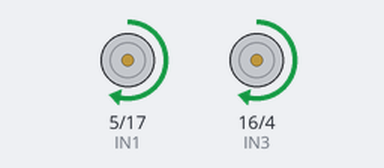
This sketch was run on a simulated ESP32. Parts: motor-driver pin pairs drawn as motors (green arrow = first pin HIGH = forward, orange = second pin HIGH = backward, longer = more drive, scaled by the enable pin).

Above: at 1.5 s.
At 4.5 s:
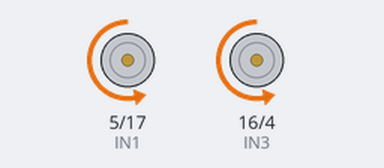
At 7.5 s:
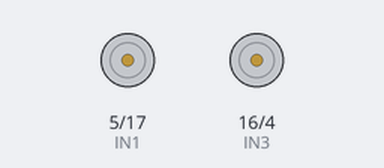
Timing chart, 0 to 11.7 s (numbered marks = the images above):
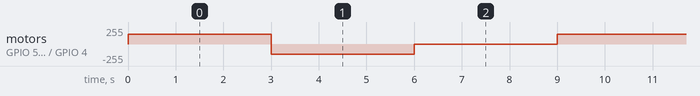

Measured:
- by itself, motor on GPIO 5 (IN1) / GPIO 17 (IN2), motor on GPIO 16 (IN3) / GPIO 4 (IN4): repeats every 9.0 s: backward 150/255 3.0 s, stopped 3.0 s, forward 150/255 3.0 s

The sketch:

esp32_h-bridge.ino
```cpp
#define ENA 19  // PWM for Motor A
#define IN1 5  // Motor A control pin 1
#define IN2 17  // Motor A control pin 2

#define ENB 18  // PWM for Motor B
#define IN3 16  // Motor B control pin 1
#define IN4 4  // Motor B control pin 2

void setup() {
  //define the pinModes
  pinMode(ENA, OUTPUT);
  pinMode(IN1, OUTPUT);
  pinMode(IN2, OUTPUT);
  pinMode(ENB, OUTPUT);
  pinMode(IN3, OUTPUT);
  pinMode(IN4, OUTPUT);
}

void loop() {
  // Forward
  digitalWrite(IN1, HIGH);
  digitalWrite(IN2, LOW);
  digitalWrite(IN3, HIGH);
  digitalWrite(IN4, LOW);
  analogWrite(ENA, 150);  // Set speed (0-255)
  analogWrite(ENB, 150);
  delay(3000);

  // Reverse
  digitalWrite(IN1, LOW);
  digitalWrite(IN2, HIGH);
  digitalWrite(IN3, LOW);
  digitalWrite(IN4, HIGH);
  analogWrite(ENA, 150);
  analogWrite(ENB, 150);
  delay(3000);

  // Stop
  digitalWrite(IN1, LOW);
  digitalWrite(IN2, LOW);
  digitalWrite(IN3, LOW);
  digitalWrite(IN4, LOW);
  delay(3000);
}
```
